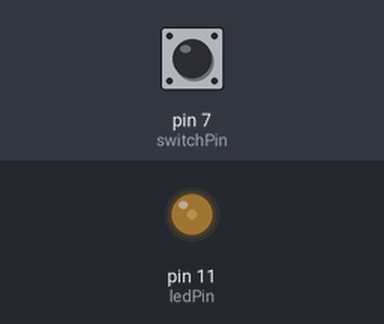
The sketch below on a simulated Arduino Uno, built with avr-gcc and run on an emulated ATmega328P. Parts: output pins drawn as LEDs (lit = HIGH). The inputs (shaded band) are chosen by the test bench; at power-on: pin 7 (switchPin) HIGH.

Above: at 1.2 s.
1.3 s: pin 7 (switchPin) pulled LOW for 0.15 s
At 2.4 s:
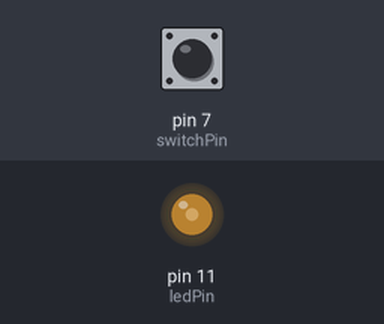
2.9 s: pin 7 (switchPin) pulled LOW for 1 s
At 4.9 s:
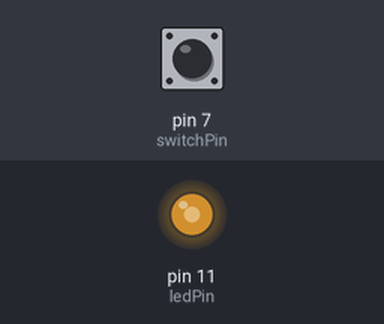
5.4 s: pin 7 (switchPin) pulled LOW for 0.15 s
At 6.7 s:
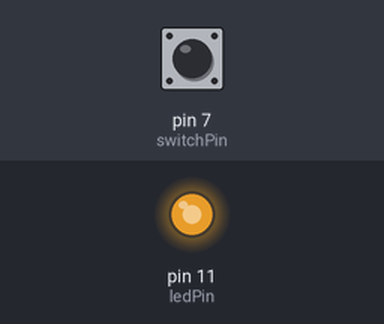
7.0 s: pin 7 (switchPin) pulsed LOW 5 times (0.12 s each, 0.3 s apart)
At 7.57 s:
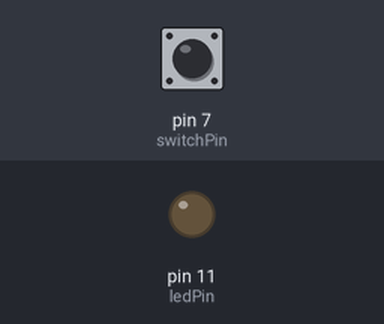
10.0 s: pin 7 (switchPin) pulled LOW for 3.2 s
At 14.4 s:
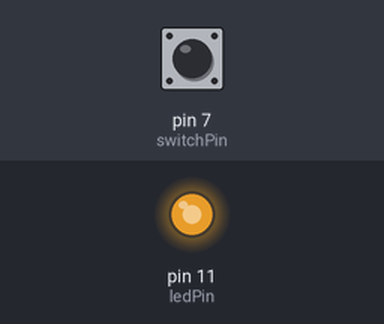
Timing chart, 0 to 15.7 s (numbered marks = the images above; inputs shaded):
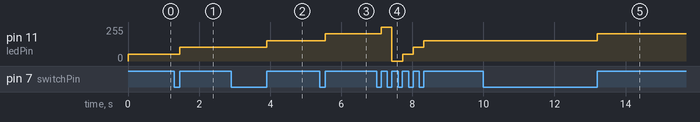

The sketch:

button_SHIM.ino
```cpp
// https://all-arduino.ru/arduino-dlya-nachinayushhih-urok-5-knopki-shim-funktsii/
// https://all-arduino.ru/arduino-dlya-nachinayushhih-urok-6-drebezg-kontaktov/
// переменные с пинами подключенных устройств
int switchPin = 7;
// 11 пин умеет делать ШИМ
int ledPin = 11;

// переменные для хранения состояния кнопки и светодиода
boolean lastButton = LOW;
boolean currentButton = LOW;
int ledLevel = 0;

void setup() {
  pinMode(switchPin, INPUT);
  pinMode(ledPin, OUTPUT);
}

// функция для подавления дребезга
boolean debounse(boolean last) {
  boolean current = digitalRead(switchPin);
  if(last != current) {
    delay(5);
    current = digitalRead(switchPin);
  }
  return current;
}

void loop() {
  currentButton = debounse(lastButton);
  if(lastButton == LOW && currentButton == HIGH) {
    ledLevel = ledLevel + 51;
  }
  lastButton = currentButton;

  if(ledLevel > 255) ledLevel = 0;
  analogWrite(ledPin, ledLevel);
}
```

Measured:
- after the input at 1.3 s, pin 11 (ledPin): 51/255 → 102/255 after 0.16 s
- after the input at 2.9 s, pin 11 (ledPin): 102/255 → 153/255 after 1.0 s
- after the input at 5.4 s, pin 11 (ledPin): 153/255 → 204/255 after 0.16 s
- after the input at 7.0 s, pin 11 (ledPin): 204/255 → 255/255 after 0.13 s, → 0/255 0.30 s later, → 51/255 0.30 s later, → 102/255 0.30 s later, … (5 changes in this stretch)
- after the input at 10.0 s, pin 11 (ledPin): 153/255 → 204/255 after 3.2 s
